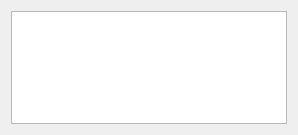
<?xml version="1.0" encoding="UTF-8"?>
<ui version="4.0">
 <class>InformationDialog</class>
 <widget class="QDialog" name="InformationDialog">
  <property name="geometry">
   <rect>
    <x>0</x>
    <y>0</y>
    <width>298</width>
    <height>135</height>
   </rect>
  </property>
  <property name="windowTitle">
   <string>Dialog</string>
  </property>
  <layout class="QVBoxLayout" name="verticalLayout">
   <item>
    <widget class="QTextBrowser" name="textBrowser"/>
   </item>
  </layout>
 </widget>
 <resources/>
 <connections/>
</ui>
